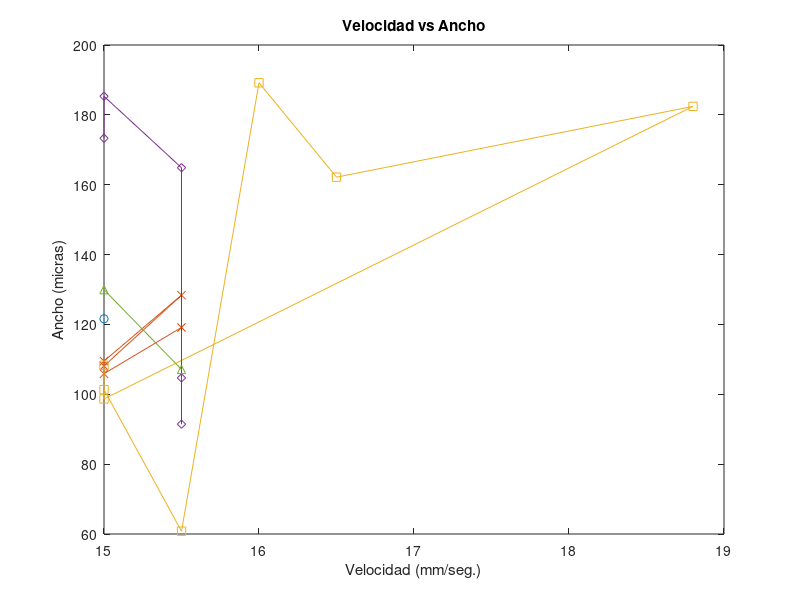

This figure's MATLAB source:
%%Grafico Velocidad vs ancho
%10mm
x = [15];
y = [121.622];
%12mm
t = [15,15.5,15,15,15.5];
n = [108.108,128.378,109.507,105.897,119.134];
%15mm
g = [15,15.5,16,16.5,18.8,15,15];
h = [101.351,60.811,189.189,162.162,182.432,98.676,108.303];
%7mm
r = [15,15,15.5,15.5,15.5];
f = [173.285,185.319,164.862,91.456,104.693];
%14mm
p = [15,15.5];
k = [129.964,107.100];
%8mm
l = [15,15,15.5];
v = [168.472,126.354,116.727];
%9mm
s = [15,15.5,15.5];
q = [173.285,114.320,166.065];
%6mm
m = [15.5];
z = [43.321];

figure
plot(x,y,'-o')
xlabel('Velocidad (mm/seg.)')
ylabel('Ancho (micras)')
title('Velocidad vs Ancho')
hold on 
plot(t,n,'-x')
plot(g,h,'-s')
plot(r,f,'-d')
plot(p,k,'-^')